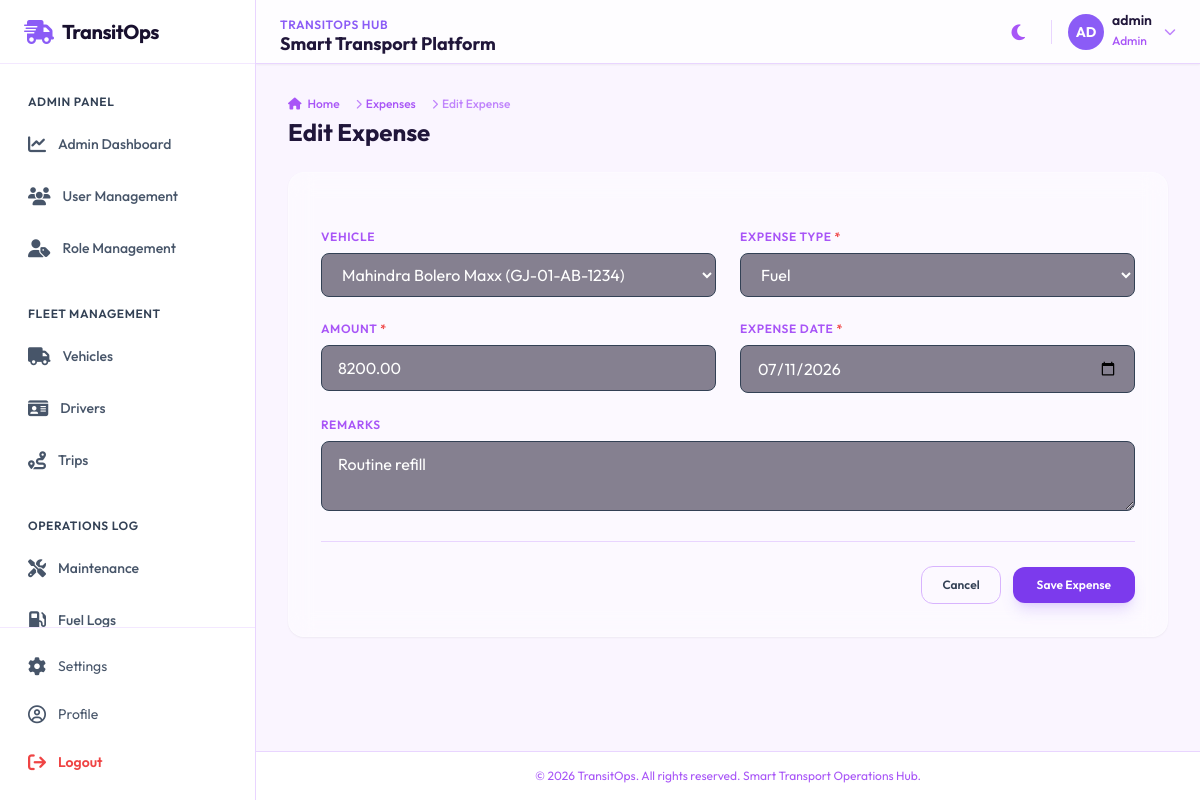
/expenses/17/edit/ (signed in), run on the app's committed database.
### accounts/models.py (models this page shows, shortened)
class Profile(models.Model):
    ROLE_CHOICES = [
        ('Admin', 'Admin'),
        ('Fleet Manager', 'Fleet Manager'),
        ('Dispatcher', 'Dispatcher'),
        ('Safety Officer', 'Safety Officer'),
        ('Financial Analyst', 'Financial Analyst'),
    ]
    user = models.OneToOneField(User, on_delete=models.CASCADE, related_name='profile')
    role = models.CharField(max_length=50, choices=ROLE_CHOICES, default='Fleet Manager')
    phone = models.CharField(max_length=20, blank=True)
    photo = models.ImageField(upload_to='profiles/', blank=True, null=True)
    raw_password = models.CharField(max_length=128, blank=True, default='password123')

### expenses/models.py (models this page shows, shortened)
class Expense(models.Model):
    EXPENSE_TYPE_CHOICES = [
        ('Fuel', 'Fuel'),
        ('Maintenance', 'Maintenance'),
        ('Toll', 'Toll'),
        ('Parking', 'Parking'),
        ('Insurance', 'Insurance'),
        ('Other', 'Other'),
    ]
    vehicle = models.ForeignKey(Vehicle, on_delete=models.CASCADE, null=True, blank=True, related_name='expenses')
    expense_type = models.CharField(max_length=50, choices=EXPENSE_TYPE_CHOICES)
    amount = models.DecimalField(max_digits=12, decimal_places=2)
    expense_date = models.DateField()
    remarks = models.TextField(blank=True)

### accounts/decorators.py (the view)
        def wrapped_view(request, *args, **kwargs):
            if not request.user.is_authenticated:
                return redirect('login')
            user_role = None
            if hasattr(request.user, 'profile') and request.user.profile:
                user_role = request.user.profile.role
            if request.user.is_superuser or user_role == 'Admin' or user_role in roles:
                return view_func(request, *args, **kwargs)
            messages.error(request, f"Access denied. Your role '{user_role}' does not have permission to access this page.")
            if user_role == 'Admin':
                return redirect('admin_dashboard')
            else:
                return redirect('dashboard')

### expenses/forms.py (shortened to what this page needs)
class ExpenseForm(TailwindFormMixin, forms.ModelForm):
    class Meta:
        model = Expense
        fields = ['vehicle', 'expense_type', 'amount', 'expense_date', 'remarks']
        widgets = {
            'expense_date': forms.DateInput(attrs={'type': 'date'}),
            'remarks': forms.Textarea(attrs={'rows': 2}),
        }
    def __init__(self, *args, **kwargs):
        super().__init__(*args, **kwargs)
        vehicle_qs = Vehicle.objects.exclude(status='Retired')
        if self.instance and self.instance.pk and self.instance.vehicle:
            vehicle_qs = vehicle_qs | Vehicle.objects.filter(pk=self.instance.vehicle.pk)
        self.fields['vehicle'].queryset = vehicle_qs.distinct()
        self.fields['vehicle'].required = False

### expenses/views.py (called while the page is built)
@role_required('Financial Analyst')
def expense_update(request, pk):
    expense = get_object_or_404(Expense, pk=pk)
    if request.method == 'POST':
        form = ExpenseForm(request.POST, instance=expense)
        if form.is_valid():
            form.save()
            messages.success(request, "Expense updated successfully.")
            return redirect('expense_list')
        else:
            messages.error(request, "Error updating expense.")
    else:
        form = ExpenseForm(instance=expense)
    return render(request, 'expenses/form.html', {'form': form, 'title': 'Edit Expense', 'expense': expense})

### vehicles/models.py (called while the page is built)
    def __str__(self):
        return f"{self.name} ({self.registration_number})"

### templates/expenses/form.html (shortened to what this page needs)
{% extends 'base.html' %}
{% block breadcrumbs %}
<div class="mb-6">
    <nav class="flex text-xs text-slate-500 dark:text-slate-400 font-medium" aria-label="Breadcrumb">
        <ol class="inline-flex items-center space-x-1 md:space-x-3">
            <li class="inline-flex items-center">
                <a href="{% url 'dashboard' %}" class="inline-flex items-center gap-1.5 hover:text-blue-500">
                    <i class="fa-solid fa-house"></i> Home
                </a>
            </li>
            <li>
                <div class="flex items-center">
                    <i class="fa-solid fa-chevron-right text-[10px] mx-1 text-slate-400"></i>
                    <a href="{% url 'expense_list' %}" class="hover:text-blue-500">Expenses</a>
                </div>
            </li>
            <li>
                <div class="flex items-center">
                    <i class="fa-solid fa-chevron-right text-[10px] mx-1 text-slate-400"></i>
                    <span class="text-slate-400 dark:text-slate-500">{{ title }}</span>
                </div>
            </li>
        </ol>
    </nav>
    <h2 class="text-2xl font-bold text-slate-800 dark:text-white mt-1">{{ title }}</h2>
</div>
{% endblock %}
{% block content %}
<div class="max-w-4xl mx-auto rounded-2xl glass-card p-6 md:p-8 shadow-sm">
    <form method="POST" class="space-y-6">
        <div class="grid grid-cols-1 md:grid-cols-2 gap-6">
            {% for field in form %}
                <div class="{% if field.name == 'remarks' %}md:col-span-2{% endif %}">
                    <label for="{{ field.id_for_label }}" class="block text-xs font-semibold uppercase tracking-wider text-slate-500 dark:text-slate-400 mb-2">
                        {{ field.label }}
                        {% if field.field.required %}<span class="text-red-500">*</span>{% endif %}
                    </label>
                    {{ field }}
                </div>
            {% endfor %}
        </div>
        <div class="flex items-center justify-end gap-3 border-t border-slate-200 dark:border-slate-800 pt-6 mt-8">
            <a href="{% url 'expense_list' %}" class="rounded-xl border border-slate-300 dark:border-slate-700 hover:bg-slate-100 dark:hover:bg-slate-850 px-5 py-2.5 text-xs font-semibold text-slate-700 dark:text-slate-300 transition-colors">
                Cancel
            </a>
            <button type="submit" class="rounded-xl bg-blue-600 hover:bg-blue-500 px-6 py-2.5 text-xs font-semibold text-white shadow-lg shadow-blue-500/20 transition-colors">
                Save Expense
            </button>
        </div>
    </form>
</div>
{% endblock %}

### templates/navbar.html (shortened to what this page needs)
<header class="sticky top-0 z-30 flex h-16 w-full items-center justify-between border-b border-slate-200 bg-white/80 px-4 shadow-sm backdrop-blur dark:border-slate-800 dark:bg-slate-900/80 md:px-6">
    <div class="flex items-center gap-3">
        <div class="hidden sm:block">
            <span class="text-xs font-semibold uppercase tracking-wider text-blue-500">TransitOps Hub</span>
            <h1 class="text-lg font-bold text-slate-800 dark:text-white leading-none">Smart Transport Platform</h1>
        </div>
    </div>
    <div class="flex items-center gap-4">
        <button id="theme-toggle" class="rounded-lg p-2.5 text-slate-500 hover:bg-slate-100 hover:text-slate-700 dark:text-slate-400 dark:hover:bg-slate-800 dark:hover:text-slate-200">
            <i class="fa-solid fa-moon dark:hidden text-lg"></i>
        </button>
        <div class="relative" id="profile-dropdown-container">
            <button id="profile-dropdown-btn" class="flex items-center gap-2 rounded-full focus:outline-none focus:ring-2 focus:ring-blue-500">
                {% if user.profile.photo %}
                    <img src="{{ user.profile.photo.url }}" alt="{{ user.username }}" class="h-9 w-9 rounded-full object-cover border border-slate-200 dark:border-slate-800">
                {% else %}
                    <div class="flex h-9 w-9 items-center justify-center rounded-full bg-blue-500 text-white font-bold text-sm uppercase">
                        {{ user.username|slice:":2" }}
                    </div>
                {% endif %}
                <div class="hidden text-left md:block">
                    <p class="text-sm font-semibold text-slate-800 dark:text-white leading-none">{{ user.username }}</p>
                    <span class="text-xs text-slate-500 dark:text-slate-400 font-medium">{{ user.profile.role|default:"Fleet Member" }}</span>
                </div>
                <i class="fa-solid fa-chevron-down text-xs text-slate-400 hidden md:block ml-1"></i>
            </button>
        </div>
    </div>
</header>

### static/css/custom.css (style rules this page uses)
* { transition: background-color 0.2s ease, border-color 0.2s ease; }
.glass-card { transition: transform 0.3s cubic-bezier(0.4, 0, 0.2, 1), box-shadow 0.3s cubic-bezier(0.4, 0, 0.2, 1); }

### templates/base.html (style rules this page uses)
.glass-card { background: rgba(255, 255, 255, 0.45); backdrop-filter: blur(12px); -webkit-backdrop-filter: blur(12px); border: 1px solid rgba(255, 255, 255, 0.25); }

### data on the page
Expense: form "Mahindra Bolero Maxx (GJ-01-AB-1234)" "Fuel" "8200.00" "07/11/2026" "Routine refill"

### other printed values
{{ user.username|slice:":2" }} "AD"
{{ user.username }} "admin"
{{ user.profile.role|default:"Fleet Member" }} "Admin"
{{ title }} "Edit Expense"
{{ field.label }} "VEHICLE" "EXPENSE TYPE" "AMOUNT" "EXPENSE DATE" "REMARKS"
